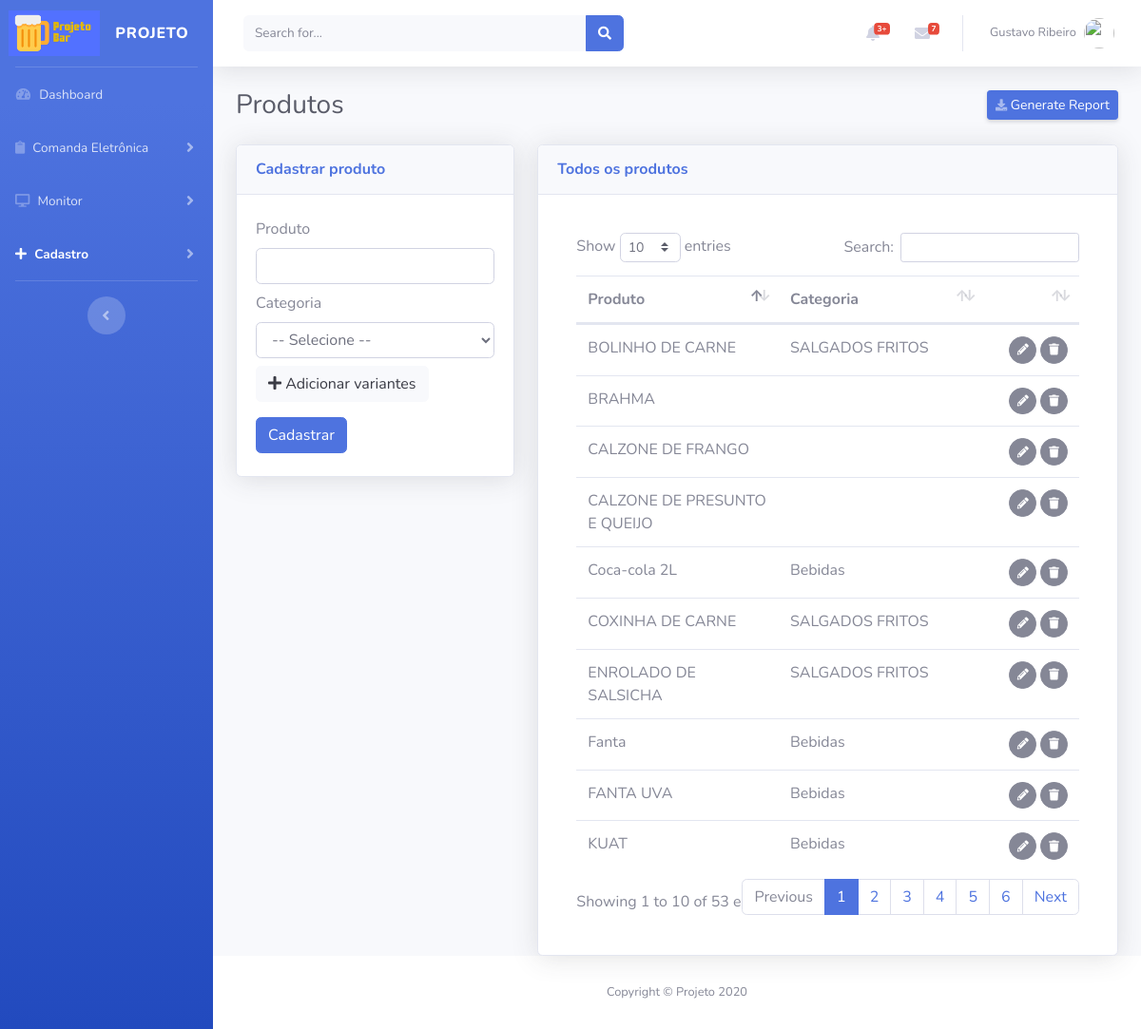
The app's page /views/produtos/Cadastrar.php (signed in) with its own data.
### tables this page shows
CREATE TABLE IF NOT EXISTS `usuarios` (
  `id` int(10) unsigned zerofill NOT NULL AUTO_INCREMENT,
  `login` varchar(30) DEFAULT NULL,
  `nome` varchar(155) NOT NULL,
  `sobrenome` varchar(155) NOT NULL,
  `senha` varchar(40) DEFAULT NULL,
  `email` varchar(155) NOT NULL,
  `nivel` varchar(80) NOT NULL,
  PRIMARY KEY (`id`)
);

CREATE TABLE IF NOT EXISTS `produtos` (
  `id` int(11) NOT NULL AUTO_INCREMENT,
  `produto` varchar(200) NOT NULL,
  `categoria` int(11) NOT NULL COMMENT 'FK',
  `preco` double NOT NULL,
  `usuario` int(11) NOT NULL COMMENT 'FK',
  `cadastro` datetime NOT NULL,
  `modificado` datetime NOT NULL,
  PRIMARY KEY (`id`)
);

CREATE TABLE IF NOT EXISTS `categorias` (
  `id` int(11) NOT NULL AUTO_INCREMENT,
  `categoria` varchar(200) NOT NULL,
  `icone` varchar(255) NOT NULL,
  `usuario` int(11) NOT NULL COMMENT 'FK',
  `cadastro` datetime NOT NULL,
  `modificado` datetime NOT NULL,
  PRIMARY KEY (`id`)
);

### config.php (called while the page is built, shortened)
<?php
$app_token= 'appbar1';

### views/produtos/templates/FormularioExibir.php (the view, shortened to what this page needs)
<div class="card shadow mb-12" id="cardFormularioExibir" style="display:none;">
  <div class="card-header py-3">
    <h6 class="m-0 font-weight-bold text-primary">Todos os produtos</h6>
  </div>
  <div class="card-body">
    <?php
    $sql="
    SELECT
    a.id,
    a.produto,
    b.categoria
    FROM produtos a
    LEFT JOIN categorias b on (a.categoria=b.id) order by produto ASC";
    if ($result=mysqli_query($conecta,$sql))
    {
      ?>
      <div class="card-body">
        <div class="table-responsive">
          <table class="table cell-border table-hover" id="dataTable" width="100%" cellspacing="0">
            <thead>
              <tr>
                <th>Produto</th>
                <th>Categoria</th>
                <th></th>
              </tr>
            </thead>
            <tfoot>
              <tbody>
                <?php
                while ($row=mysqli_fetch_assoc($result))
                {
                 ?>
                 <tr>
                  <td><?php echo $row['produto'];?></td>
                  <td><?php echo $row['categoria'];?></td>
                  <td align="right">
                    <span id="acoes">
                      <button class="btn btn-secondary btn-circle btn-sm botaoEditarProdutoTransicao" idproduto="<?=$row['id']?>">
                        <i class="fas fa-pencil-alt"></i></button>
                        <button class="btn btn-secondary btn-circle btn-sm botaoExcluirProdutoTransicao" data-toggle="modal" data-target="#modalExcluirProduto" idproduto="<?=$row['id']?>"> <i class="fas fa-trash"></i>
                        </span>
                      </td>
                    </tr>
                    <?php
                  }
                  ?>
                </tbody>
              </table>
            </div>
          </div>
          <?php
        }
        ?>
      </div>
    </div>

### inc/topbar.php (shortened to what this page needs)
<?php
$sqltopbar="SELECT login,nome,sobrenome,email FROM usuarios WHERE login = '".$_SESSION['login'.$app_token]."'";
$conecta->query($sqltopbar);
$topbar=mysqli_fetch_assoc(mysqli_query($conecta,$sqltopbar));
?>
        <nav class="navbar navbar-expand navbar-light bg-white topbar mb-4 static-top shadow">
          <form class="d-none d-sm-inline-block form-inline mr-auto ml-md-3 my-2 my-md-0 mw-100 navbar-search">
            <div class="input-group">
              <input type="text" class="form-control bg-light border-0 small" placeholder="Search for..." aria-label="Search" aria-describedby="basic-addon2">
              <div class="input-group-append">
                <button class="btn btn-primary" type="button">
                  <i class="fas fa-search fa-sm"></i>
                </button>
              </div>
            </div>
          </form>
          <ul class="navbar-nav ml-auto">
            <li class="nav-item dropdown no-arrow mx-1">
              <a class="nav-link dropdown-toggle" href="#" id="alertsDropdown" role="button" data-toggle="dropdown" aria-haspopup="true" aria-expanded="false">
                <i class="fas fa-bell fa-fw"></i>
                <span class="badge badge-danger badge-counter">3+</span>
              </a>
            </li>
            <li class="nav-item dropdown no-arrow mx-1">
              <a class="nav-link dropdown-toggle" href="#" id="messagesDropdown" role="button" data-toggle="dropdown" aria-haspopup="true" aria-expanded="false">
                <i class="fas fa-envelope fa-fw"></i>
                <span class="badge badge-danger badge-counter">7</span>
              </a>
            </li>
            <li class="nav-item dropdown no-arrow">
              <a class="nav-link dropdown-toggle" href="#" id="userDropdown" role="button" data-toggle="dropdown" aria-haspopup="true" aria-expanded="false">
                <span class="mr-2 d-none d-lg-inline text-gray-600 small">
                  <?php echo ucfirst(strtolower($topbar['nome']))." ".ucfirst(strtolower($topbar['sobrenome'])); ?></span>
                <img class="img-profile rounded-circle" src="https://source.unsplash.com/QAB-WJcbgJk/60x60">
              </a>
            </li>
          </ul>
        </nav>

### records on screen
usuarios: nome "Gustavo", sobrenome "Ribeiro"
produtos: produto "BOLINHO DE CARNE", categorias.categoria "SALGADOS FRITOS"
produtos: produto "BRAHMA"
produtos: produto "CALZONE DE FRANGO"
produtos: produto "CALZONE DE PRESUNTO E QUEIJO"
produtos: produto "Coca-cola 2L", categorias.categoria "Bebidas"
produtos: produto "COXINHA DE CARNE", categorias.categoria "SALGADOS FRITOS"
produtos: produto "ENROLADO DE SALSICHA", categorias.categoria "SALGADOS FRITOS"
produtos: produto "Fanta", categorias.categoria "Bebidas"
produtos: produto "FANTA UVA", categorias.categoria "Bebidas"
produtos: produto "KUAT", categorias.categoria "Bebidas"

### other values on screen
$app_name "PROJETO"
$app_page_name "Produtos"
$app_name "Projeto"
